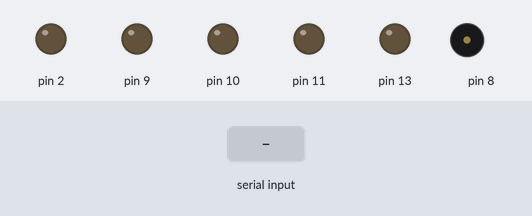
The sketch below on a simulated Arduino Uno, built with avr-gcc and run on an emulated ATmega328P. Shown: output pins drawn as LEDs (lit = HIGH), buzzer (waves = sounding). Dashed ring = blinking. Inputs (shaded band) come from the test bench. What the sketch prints to the serial monitor is not drawn.

Above: at 1.2 s.
1.3 s: "N" received over Serial
At 1.55 s:
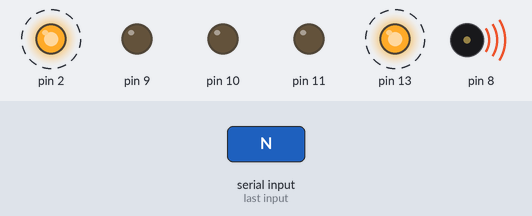
4.3 s: "H" received over Serial
At 4.8 s:
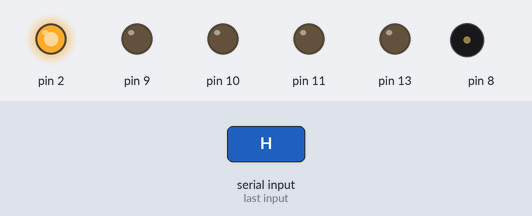
Timing chart, 0 to 13.3 s (numbered marks = the images above; inputs shaded):
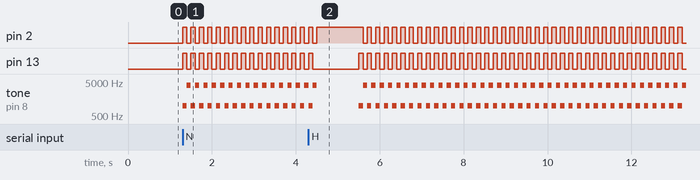

The sketch:

BlueTooth_01.ino
```cpp
///////////////////////////////////////////////////////////////////
//
// BoF :: "BlueTooth_01.ino"
//
// 2014/09/21 - 23:00 GMT+1
//
// xsarox @ synkhro.com
//
///////////////////////////////////////////////////////////////////

int  led = 13;
char msg[ 64 ];

int msg_pos;  // Position within whole-length message.

const int g_tK = 150;  // K = milliseconds multiply-factor (change it as you need).

int g_tLenDot     ;  // time: lenght of a 'dot'
int g_tLenDash    ;  // time: lenght of a 'dash'
int g_tSpcParts   ;  // time: space between parts of the same letter
int g_tSpcLetters ;  // time: space between letters of the same word
int g_tSpcWords   ;  // time: space between words

bool g_bAcked ;
int g_bLoop = 0;

///////////////////////////////////////////////////////////////////

void setup()
  {
  g_bAcked = true;

  // Init serial port.
  Serial.begin( 9600 );
  Serial.println( "Type an AT command!" );

  // Init output pins.
  pinMode(  2, OUTPUT );
  pinMode(  8, OUTPUT );
  pinMode(  9, OUTPUT );
  pinMode( 10, OUTPUT );
  pinMode( 11, OUTPUT );
  pinMode( 13, OUTPUT );

  }//setup
///////////////////////////////////////////////////////////////////

void loop()
  {
  int l_iSounder;

  // Read a character from serial input.
  char c = Serial.read();

  // Turn on LED.
  if( c == 'H' )
    {
    digitalWrite( 2, HIGH );
    delay( 1000 );
    }
  // Turn off LED.
  if( c == 'L' )
    {
    digitalWrite( 2, LOW );
    delay( 1000 );
    }
  // Stop looped sound.
  if( c == 'A' )
    {
    g_bAcked = true;
    }
  // Start looped sound.
  if( c == 'N' )
    {
    g_bAcked = false;
    }
  // Play a rising tone.
  if( c == 'P' )
    {
    if( g_bLoop == 0 )
      g_bLoop = 1 ;
    else
      g_bLoop = 0 ;
    }

  // Ack.
  if( g_bAcked == false )
    {
    for( l_iSounder = 1000; l_iSounder <= 2000; l_iSounder+=1000 )
      {
      digitalWrite(  2, HIGH );
      digitalWrite( 13, HIGH );
      tone( 8, 1000 );
      delay(100);
      digitalWrite(  2, LOW );
      digitalWrite( 13, LOW );
      tone( 8, 4000 );
      delay(100);
      tone( 8, 0 );
      }//for
    }//if_ack_yes
  if( g_bAcked == true )
    {
    // NOP
    }

  // Looping sound.
  if( g_bLoop )
    {
    if( g_bLoop < 4000 )
      g_bLoop+=10;
    else
      g_bLoop = 0;
    if( g_bLoop < 2000 )
       tone( 8, g_bLoop );
    else
       tone( 8, 4000 - g_bLoop );
    delay( 5 );
    }

  }//loop
///////////////////////////////////////////////////////////////////

///////////////////////////////////////////////////////////////////
// EoF :: "BlueTooth_01.ino"
///////////////////////////////////////////////////////////////////
```

Measured:
- after the input at 1.3 s, pin 2, pin 13: alternates HIGH for 0.10 s and LOW for 0.10 s, starting at once; tone on pin 8: alternates 4000 Hz for 0.10 s and 1000 Hz for 0.10 s, starting at once
